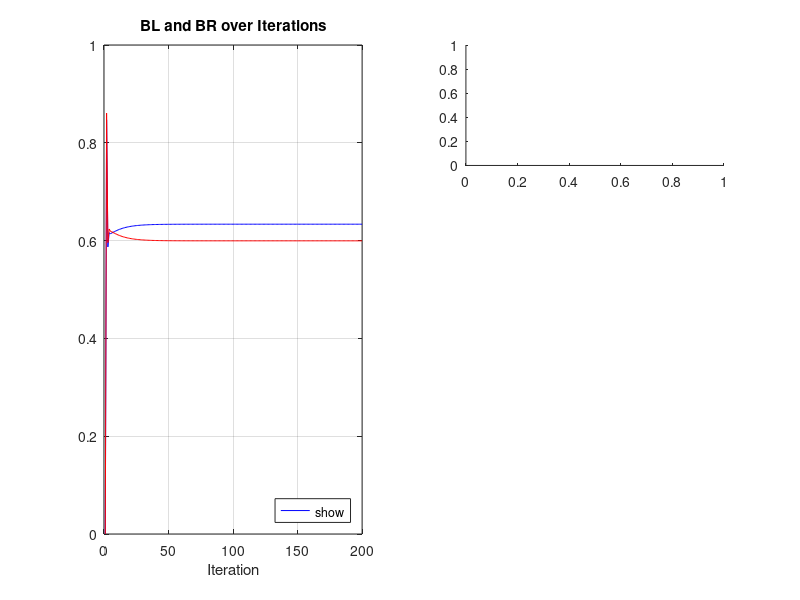

Recreate this plot in MATLAB. (Note: this script raises an error after producing the figure.)
% path = 'output/feedback/20250730_Switching_Characteristics/0D';
close all;
iterations = 200;
alphaB = 0.36;
betaB = 1;
gammaB = 5;
zetaB = 0.9;
lambdaB = 5;
xiB = 0;

alphaG = 0.75;
betaG = 1;
gammaG = 0;
zetaG = 0.2;

E = 0;
GL = 0;
GR = 0;
BL = 0;
BR = 0;

GLBias = 0;
GRBias = 0;

BL_vals = zeros(1, iterations);
BR_vals = zeros(1, iterations);
E_vals = zeros(1, iterations);
GL_vals = zeros(1, iterations);
GR_vals = zeros(1, iterations);
GLBias_vals = zeros(1, iterations);
GRBias_vals = zeros(1, iterations);

for i = 1:iterations
    if i == 2
        E = 1;
    end
    
    % Time-dependent biases
    GLBias = 0.07 - 0.03*exp(-0.1 * i);
    GRBias = 0.03 + 0.03* exp(-0.1 * i);
    
    BL_prev = BL;
    BR_prev = BR;
    GL_prev = GL;
    GR_prev = GR;
    
    BL = betaB*E*(1+lambdaB*GL_prev)/( ...
        alphaB + ...
        gammaB*(BR_prev + xiB * GR_prev) + ...
        zetaB*E*(1+lambdaB*GL_prev) ...
    );
    
    BR = betaB*E*(1+lambdaB*GR_prev)/( ...
        alphaB + ...
        gammaB*(BL_prev + xiB * GL_prev) + ...
        zetaB*E*(1+lambdaB*GR_prev) ...
    );

    GL = betaG*(BL+GLBias)/(alphaG + gammaG*GR_prev + zetaG*(BL+GLBias));
    GR = betaG*(BR+GRBias)/(alphaG + gammaG*GL_prev + zetaG*(BR+GRBias));

    BL_vals(i) = BL;
    BR_vals(i) = BR;
    E_vals(i) = E;
    GL_vals(i) = GL;
    GR_vals(i) = GR;
    GLBias_vals(i) = GLBias;
    GRBias_vals(i) = GRBias;
end

% [Rest of plotting code remains the same, just remove the test loop wrapper]
figure;

% Left subplot (full height)
subplot(3,2,[1 3 5]);
plot(1:iterations, BL_vals, 'b', 'DisplayName', 'BL');
hold on;
plot(1:iterations, BR_vals, 'r', 'DisplayName', 'BR');
xlabel('Iteration');
title('BL and BR over Iterations');
legend('show', 'Location', 'southeast');
grid on;

% Right subplots (E, GL, GR)
subplot(3,2,2);
yyaxis left
plot(1:iterations, E_vals, 'Color', [0 0.5 0], "DisplayName", "E");
ylabel("E");
ylim([0 1.2]);
ax = gca;
ax.YColor = [0 0.5 0];

yyaxis right
plot(1:iterations, GLBias_vals, 'b-', "DisplayName", "GLBias");
hold on;
plot(1:iterations, GRBias_vals, 'r-', "DisplayName", "GRBias");
ylabel("GLBias/GRBias");
ax = gca;
ax.YColor = 'k';
ylim([0, 1.2*max([max(GLBias_vals), max(GRBias_vals), 0.1])]);

xlabel('Iteration');
title('E, GLBias and GRBias over Iterations');
legend('show', 'Location', 'southeast');
grid on;

subplot(3,2,[4, 6]);
plot(1:iterations, GL_vals, 'b', 'DisplayName', 'GL');
hold on;
plot(1:iterations, GR_vals, 'r', 'DisplayName', 'GR');
xlabel('Iteration');
title('GL and GR over Iterations');
legend('show', 'Location', 'southeast');
grid on;

set(gcf, "Position", [100, 100, 1200, 400]);

% Add text box with parameter values
paramText = sprintf('Parameters:\n\\alpha_B = %.2f\n\\beta_B = %.2f\n\\gamma_B = %.2f\n\\zeta_B = %.2f\n\\lambda_B = %.2f\n\\xi_B = %.2f\n\n\\alpha_G = %.2f\n\\beta_G = %.2f\n\\gamma_G = %.2f\n\\zeta_G = %.2f', ...
                    alphaB, betaB, gammaB, zetaB, lambdaB, xiB, alphaG, betaG, gammaG, zetaG);
annotation(gcf, 'textbox', [0.01, 0.85, 0.2, 0.1], ...
           'String', paramText, ...
           'FitBoxToText', 'on', ...
           'BackgroundColor', 'white', ...
           'EdgeColor', 'black', ...
           'FontSize', 10);

filename = 'time_dependent_BL_BR.png';
% saveas(gcf, fullfile(path, filename));

% close all;
